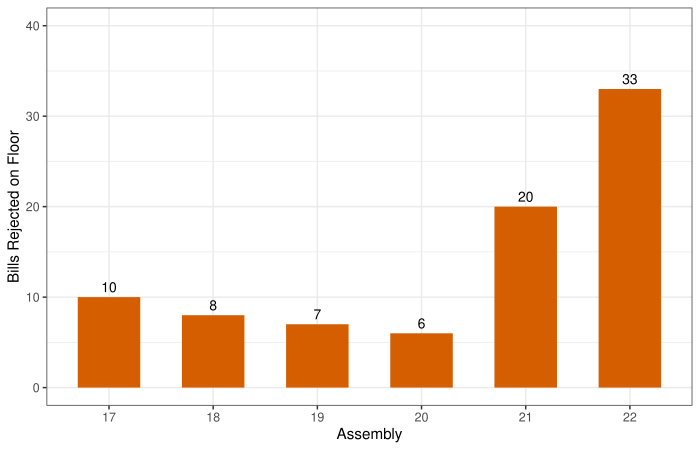

The R source for this figure:
# Auto-generated figure for article
# Reads KNA data from Sys.getenv("KBL_DATA").
# Figure 3: Floor rejections across assemblies
library(arrow); library(dplyr); library(ggplot2)
DATA <- Sys.getenv("KBL_DATA")
compute_rejections <- function(assembly) {
  f <- file.path(DATA, sprintf("master_bills_%d.parquet", assembly))
  if (!file.exists(f)) return(NULL)
  b <- read_parquet(f)
  n_rejected <- sum(b$proc_rslt == "부결", na.rm = TRUE)
  n_total <- nrow(b)
  data.frame(assembly = assembly, rejected = n_rejected,
             total = n_total, rate = n_rejected / n_total * 100)
}
df <- bind_rows(lapply(17:22, compute_rejections))
ggplot(df, aes(x = factor(assembly), y = rejected)) +
  geom_col(fill = "#D55E00", width = 0.6) +
  geom_text(aes(label = rejected), vjust = -0.5, size = 3.5) +
  labs(x = "Assembly", y = "Bills Rejected on Floor",
       title = NULL) +
  theme_bw(base_size = 11) +
  scale_y_continuous(limits = c(0, 40))
ggsave("articles/figures/fig_3.pdf", width = 7, height = 4.5)
